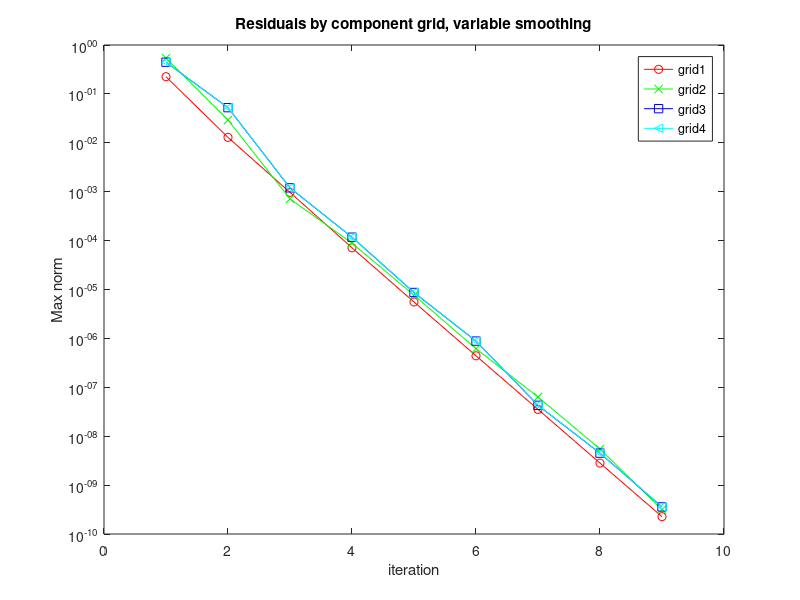

MATLAB code to generate this figure:
t=[1 2 3 4 5 6 7 8 9 ];
defect=[5.372e-01 5.236e-02 1.201e-03 1.175e-04 8.709e-06 8.830e-07 6.335e-08 5.468e-09 3.594e-10 ];
clf
set(gca,'FontSize',14);
grid off
plot(t,defect,'r-o');
title('Residuals');
ylabel('Max norm');
xlabel('iteration');
set(gca,'YScale','log');
pause
% print -deps2 residual.eps


defect0=[2.248e-01 1.291e-02 9.681e-04 7.124e-05 5.554e-06 4.409e-07 3.534e-08 2.819e-09 2.263e-10 ];
defect1=[5.372e-01 2.925e-02 7.145e-04 8.864e-05 7.629e-06 6.167e-07 6.335e-08 5.468e-09 3.155e-10 ];
defect2=[4.446e-01 5.236e-02 1.199e-03 1.174e-04 8.691e-06 8.806e-07 4.283e-08 4.507e-09 3.576e-10 ];
defect3=[4.445e-01 5.236e-02 1.201e-03 1.175e-04 8.709e-06 8.830e-07 4.300e-08 4.527e-09 3.594e-10 ];
plot(t,defect0,'r-o',t,defect1,'g-x',t,defect2,'b-s',t,defect3,'c-<');
title('Residuals by component grid, variable smoothing');
ylabel('Max norm');
legend('grid1','grid2','grid3','grid4');
xlabel('iteration');
set(gca,'YScale','log');
pause
print -deps2 ellipsoidVarSmooth.eps
